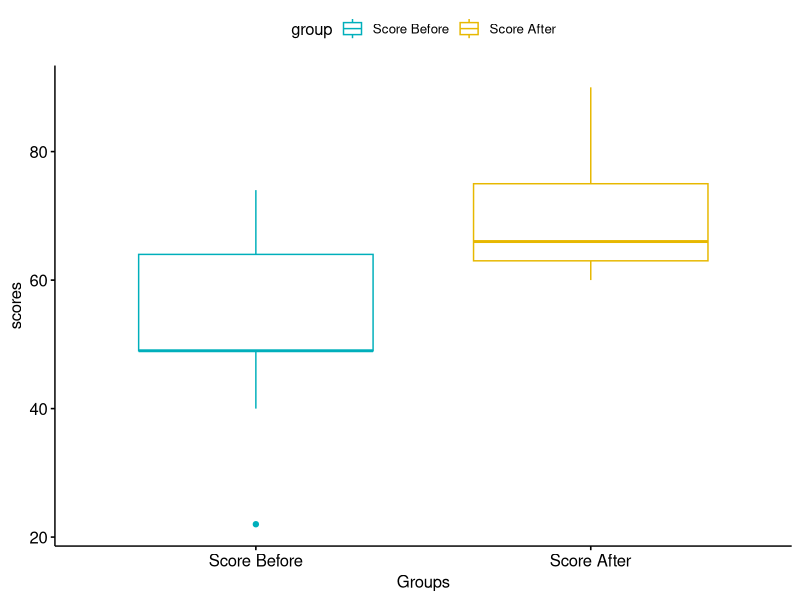

Generate this figure with R:
# R Hypothesis Tests

install.packages("dplyr")

 tScore_before <- c(40, 62, 74, 22, 64, 65, 49, 49, 49)

tScore_after <- c(68, 61, 64, 76, 90, 75, 66, 60, 63)

# Create a data frame

my_data <- data.frame(

                group = rep(c("Score Before", "Score After"), each = 9),

                scores = c(tScore_before,  tScore_after)

                )

 # Print all data

print(my_data)

#Compute summary statistics by groups

library(dplyr)

group_by(my_data, group) %>%

  summarise(

    count = n(),

    mean = mean(scores, na.rm = TRUE),

    sd = sd(scores, na.rm = TRUE)

  )

 # Compute Unpaired Two Sample t-test

res <- t.test(tScore_before, tScore_after, var.equal = TRUE)

res

# Compute independent t-test

res <- t.test(scores ~ group, data = my_data, var.equal = TRUE)

res

#test whether the average score before score is less than the average after score, type this:

t.test(scores ~ group, data = my_data,

        var.equal = TRUE, alternative = "less")

# Graph Unpaired T-Test

library("ggpubr")

ggboxplot(my_data, x = "group", y = "scores", 
          color = "group", palette = c("#00AFBB", "#E7B800"),
        ylab = "scores", xlab = "Groups")
